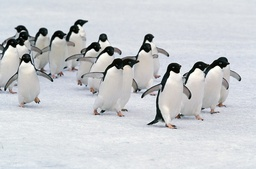
#> input picture Project2/penguins.jpg, 256 x 169 px, shrunk from 800 x 527 before the run
$ python keypoints_and_matching.py
#> lines starting #> are read from the running program, lines starting #| are printed output that depends on the picture; after the words box and inside, x2 and y2 are one past the last pixel; in counts of white or black regions, pixels touching at a corner belong together
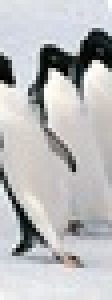
#> input picture Project2/matching5.jpg, 28 x 75 px, shrunk from 86 x 233 before the run (shown 4 times larger)
"""
Caroline Li
CSC 391 Project 2: Local Feature Extraction, Detection, and Matching
2/4/2019

This script takes two images and performs feature matching using Harris Corner
Detection or SIFT detectors.

"""

import numpy as np
import cv2
from matplotlib import pyplot as plt

def bf_matcher(img1, img2, kp1, kp2, des1, des2):
    """
    Applies feature matching using Brute-Force matching. Code taken from OpenCV Python's
    online guide for Feature Matching.

    Args:
        img1 (ndarray, uint8): query image
        img2 (ndarray, uint8): train image
        kp1 (list): keypoints from img1
        kp2 (list): keypoints from img2
        des1(ndarray, float32): descriptors from img1
        des2(ndarray, float32): descriptors from img2
    """

    # BFMatcher with default params
    bf = cv2.BFMatcher()
    matches = bf.knnMatch(des1,des2,k=2)

    # Apply ratio test
    good = []
    for m,n in matches:
        if m.distance < 0.75*n.distance:
            good.append([m])

    # cv.drawMatchesKnn expects list of lists as matches.
    img3 = cv2.drawMatchesKnn(img1,kp1,img2,kp2,good,None, flags=cv2.DrawMatchesFlags_NOT_DRAW_SINGLE_POINTS)

    return img3

def use_harris(img1, img2):
    """
    Finds keypoints using Harris Corner Detection and descriptors using a SIFT
    detector.

    Args:
        img1 (ndarray, uint8): query image
        img2 (ndarray, uint8): train image
    """
    # Get corners with Harris Corner detection
    corners1 = cv2.cornerHarris(img1,2,3,0.08)
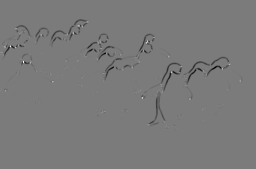
#> corners1: shape (169, 256) float32; min -0.0441, max 0.0469, mean -0.000405; drawn with min black and max white
    corners1 = cv2.dilate(corners1,None)
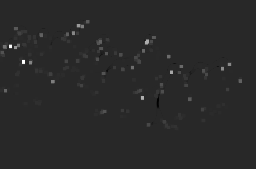
#> corners1: shape (169, 256) float32; min -0.00881, max 0.0469, mean 0.000259; drawn with min black and max white
    corners1 = corners1>0.01*corners1.max()     # true/false array corresponding with image for corners
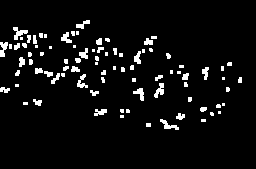
#> corners1: shape (169, 256) bool; 5.6% white; 86 white regions (46 under 20 px), largest, box (x1, y1, x2, y2) and area: (13, 27, 28, 40) 90, (160, 119, 179, 130) 84, (154, 83, 164, 98) 82
    corners2 = cv2.cornerHarris(img2,2,3,0.08)
    corners2 = cv2.dilate(corners2,None)
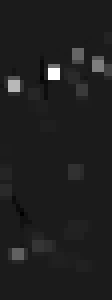
#> corners2: shape (75, 28) float32 (shown 4 times larger); min -0.00725, max 0.0594, mean 0.00109; drawn with min black and max white
    corners2 = corners2>0.01*corners2.max()     # true/false array corresponding with image for corners
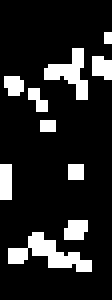
#> corners2: shape (75, 28) bool (shown 4 times larger); 14.5% white; 10 white regions (4 under 20 px), largest, box (x1, y1, x2, y2) and area: (2, 58, 23, 68) 90, (11, 12, 22, 25) 64, (0, 41, 3, 50) 27, (16, 55, 22, 60) 26, (23, 14, 28, 20) 25, (1, 19, 6, 24) 21

    row1, col1 = corners1.shape
#> row1 = 169; col1 = 256
    row2, col2 = corners2.shape
#> row2 = 75; col2 = 28

    # Get keypoints from corners
    kp1 = []
    kp2 = []

    for y in range(row1):
        for x in range(col1):
            if corners1[y][x]:
                kp1.append(cv2.KeyPoint(x, y, 13))

    for y in range(row2):
        for x in range(col2):
            if corners2[y][x]:
                kp2.append(cv2.KeyPoint(x, y, 13))

    # Create SIFT descriptor
    sift = cv2.xfeatures2d.SIFT_create(0,3,0.1,10,1.6)

    # Get descriptors with SIFT
    des1 = [sift.compute(img1,[kp])[1][0] for kp in kp1]
#> des1 = 2405 items
    des2 = [sift.compute(img2,[kp])[1][0] for kp in kp2]
#> des2 = 305 items

    des1 = np.array(des1, dtype='float32')
    des2 = np.array(des2, dtype='float32')

    img3 = bf_matcher(img1, img2, kp1, kp2, des1, des2)
#> in bf_matcher, `matches = bf.knnMatch(des1,des2,k=2)`: matches = 2405 matches
#> after the loop in bf_matcher, `for m,n in matches:`: good = []
#> in bf_matcher, `img3 = cv2.drawMatchesKnn(img1,kp1,img2,kp2,good,None, flags=cv2.DrawM..`:
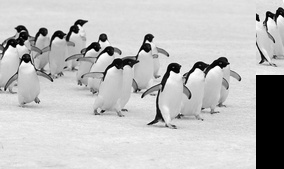
#> img3: shape (169, 284, 3); min 0, max 255, mean 191

    return img3

def use_sift(img1, img2):
    """
    Finds keypoints and descriptors with a SIFT detector.

    Args:
        img1 (ndarray, uint8): query image
        img2 (ndarray, uint8): train image
    """
    # Create SIFT descriptor
    sift = cv2.xfeatures2d.SIFT_create(0,3,0.1,10,1.6)

    # Get keypoints and descriptors with SIFT
    kp1, des1 = sift.detectAndCompute(img1,None)
    kp2, des2 = sift.detectAndCompute(img2,None)

    img3 = bf_matcher(img1, img2, kp1, kp2, des1, des2)

    return img3

if __name__ == "__main__":
    img1 = cv2.imread('penguins.jpg',0)
    img2 = cv2.imread('matching5.jpg',0)
    img3 = use_harris(img1, img2)   # adjust for sift or harris

    plt.imshow(img3),plt.show()
    plt.imsave('matching5_harris.jpg', img3)
